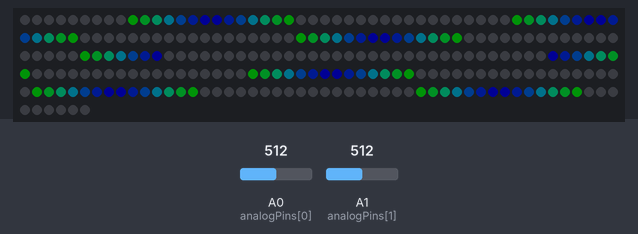
Recording of a sketch running on a simulated Arduino Uno, built with avr-gcc and run on an emulated ATmega328P. Shown: 256 RGB LEDs in strip order, left to right, continuing on the next row. The test bench sets the inputs (shaded band); at power-on: A0 (analogPins[0]) = 512, A1 (analogPins[1]) = 512. Dim RGB values are drawn brighter than linear.

Above: at 1.2 s.
1.3 s: A0 (analogPins[0]) set to 659
2.8 s: A0 (analogPins[0]) set to 685
4.3 s: A1 (analogPins[1]) set to 724
At 5.5 s:
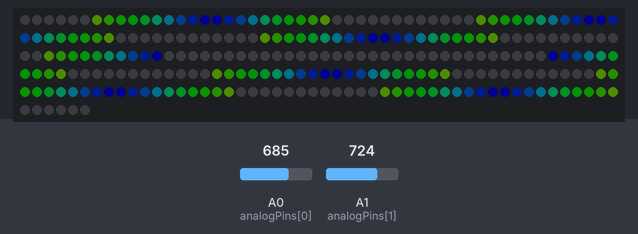
5.8 s: A1 (analogPins[1]) set to 748
7.3 s: A1 (analogPins[1]) set to 783
8.8 s: A1 (analogPins[1]) set to 808
Timing chart, 0 to 11.3 s (numbered marks = the images above; inputs shaded):
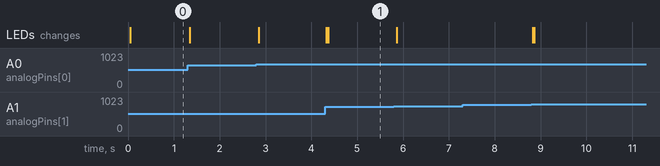

The sketch:

sasv.ino
```cpp
#include <Adafruit_NeoPixel.h>

// MSGEQ7 frequency band data (7 bands per channel)
uint16_t leftMSGEQ[7];
uint16_t rightMSGEQ[7];

// Hardware pin assignments
const uint8_t strobePins[2] = {2, 4};   // MSGEQ7 strobe control pins
const uint8_t resetPins[2] = {3, 5};    // MSGEQ7 reset control pins
const uint8_t analogPins[2] = {A0, A1}; // ADC inputs from MSGEQ7 outputs
const uint8_t outputPin = 6;            // WS2812B data pin

// LED matrix and visualization parameters
const uint16_t numLEDs = 256;           // 16x16 matrix
const uint8_t minMAPlimit = 0;          // Minimum amplitude mapping
const uint8_t maxMAPlimit = 16;         // Maximum amplitude mapping (full column height)
const int8_t smoothingOffset = 3;       // Color transition smoothing
const uint16_t noiseFilter = 90;        // ADC noise threshold (out of 1023)
const uint8_t brightness = 20;          // LED brightness level
const uint8_t readDataDelay = 3;        // Delay between frequency band readings

Adafruit_NeoPixel matrix = Adafruit_NeoPixel(numLEDs, outputPin, NEO_GRB + NEO_KHZ800);

void setup() {
    // Configure MSGEQ7 control pins
    for (uint8_t i = 0; i < 2; i++) {
        pinMode(strobePins[i], OUTPUT);
        pinMode(resetPins[i], OUTPUT);
        pinMode(analogPins[i], INPUT);
    }

    // Initialize MSGEQ7 control signals (idle state)
    for (uint8_t i = 0; i < 2; i++) {
        digitalWrite(resetPins[i], LOW);
        digitalWrite(strobePins[i], HIGH);
    }

    matrix.begin();
    matrix.setBrightness(brightness);
    matrix.show();
}

void loop() {
    readData();
    setLEDs();
    matrix.show();
}

void readData() {
    // Reset both MSGEQ7 multiplexers to start from 63Hz band
    for (uint8_t i = 0; i < 2; i++) {
        digitalWrite(resetPins[i], HIGH);
    }
    for (uint8_t i = 0; i < 2; i++) {
        digitalWrite(resetPins[i], LOW);
    }

    // Read all 7 frequency bands sequentially
    for (uint8_t band = 0; band < 7; band++) {
        // Enable MSGEQ7 output for current frequency band
        for (uint8_t i = 0; i < 2; i++) {
            digitalWrite(strobePins[i], LOW);
        }

        delayMicroseconds(36); // Wait for MSGEQ7 output to settle (datasheet requirement)

        // Read ADC values from both channels
        leftMSGEQ[band] = analogRead(analogPins[0]);
        rightMSGEQ[band] = analogRead(analogPins[1]);

        // Advance multiplexer to next frequency band
        for (uint8_t i = 0; i < 2; i++) {
            digitalWrite(strobePins[i], HIGH);
        }

        // Apply noise filtering and map to LED column height
        leftMSGEQ[band] = constrain(leftMSGEQ[band], noiseFilter, 1023);
        rightMSGEQ[band] = constrain(rightMSGEQ[band], noiseFilter, 1023);
        leftMSGEQ[band] = map(leftMSGEQ[band], noiseFilter, 1023, minMAPlimit, maxMAPlimit);
        rightMSGEQ[band] = map(rightMSGEQ[band], noiseFilter, 1023, minMAPlimit, maxMAPlimit);

        delay(readDataDelay);
    }
}

void setLEDs() {
    matrix.clear();

    // Left channel visualization (columns 0-6)
    for (uint8_t column = 0; column < 7; column++) {
        for (uint8_t row = 0; row < leftMSGEQ[column]; row++) {
            uint16_t pixelIndex = calcPixelIndex(column, row);
            if (pixelIndex < numLEDs) {
                matrix.setPixelColor(pixelIndex, colorMap(row, 0, maxMAPlimit));
            }
        }
    }

    // Right channel visualization (columns 9-15)
    // Columns 7-8 remain dark for visual stereo separation
    for (uint8_t column = 0; column < 7; column++) {
        for (uint8_t row = 0; row < rightMSGEQ[column]; row++) {
            uint16_t pixelIndex = calcPixelIndex(column + 9, row);
            if (pixelIndex < numLEDs) {
                matrix.setPixelColor(pixelIndex, colorMap(row, 0, maxMAPlimit));
            }
        }
    }
}

// Calculate linear pixel index for zigzag matrix wiring pattern
uint16_t calcPixelIndex(uint8_t column, uint8_t row) {
    if (column % 2 == 0) {
        return (column * 16) + (15 - row); // Even columns: bottom-to-top addressing
    } else {
        return (column * 16) + row;        // Odd columns: top-to-bottom addressing
    }
}

// Map amplitude to color gradient: blue (low) -> green (mid) -> red (high)
uint32_t colorMap(int value, int minValue, int maxValue) {
    int mappedValue = map(value, minValue, maxValue - smoothingOffset, 0, 255);
    mappedValue = constrain(mappedValue, 0, 255);

    uint8_t red = 0;
    uint8_t green = 0;
    uint8_t blue = 0;

    if (mappedValue <= 127) {
        // Lower range: blue to green transition
        blue = 255 - (mappedValue * 2);
        green = mappedValue * 2;
    } else {
        // Upper range: green to red transition
        green = 255 - ((mappedValue - 128) * 2);
        red = (mappedValue - 128) * 2;
    }

    return matrix.Color(red, green, blue);
}
```

Measured:
- after the input at 4.3 s, the LEDs: first change at once (image 1 shows a later state)
- after the input at 7.3 s, every drawn part: stays the same
